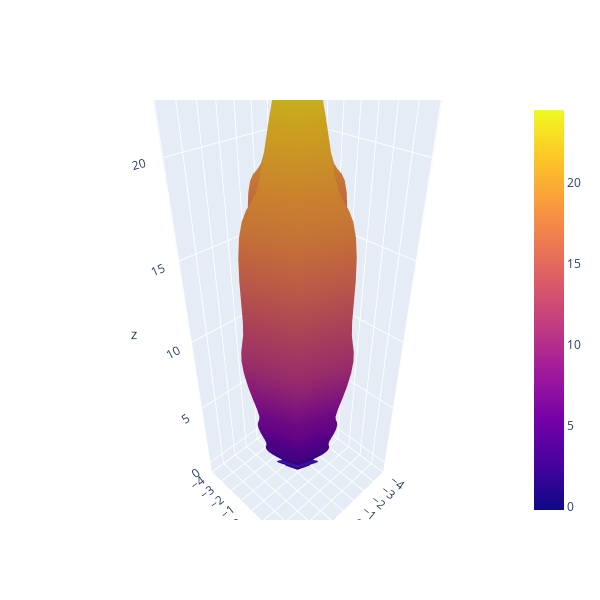

Notebook code for this chart:
### Code cell
import pandas as pd
import numpy as np
import plotly.graph_objects as go 
from scipy.interpolate import griddata


# Plotly 3D Surface
fig = go.Figure(go.Surface(x=X,y=Y,z=Z,
                       colorscale='plasma'
                 ))
fig.update_layout(
    autosize=False,
    width=600,
    height=600)
fig.show()

### Figure 1 — Plotly figure (JSON) as saved in the notebook; plotly's stock layout.template omitted (floating-point values rounded to 4 significant figures; data arrays with more than 128 entries replaced by an {"elided": "..."} marker saying what was removed)
{"data": [{"colorscale": [[0, "#0d0887"], [0.1111, "#46039f"], [0.2222, "#7201a8"], [0.3333, "#9c179e"], [0.4444, "#bd3786"], [0.5556, "#d8576b"], [0.6667, "#ed7953"], [0.7778, "#fb9f3a"], [0.8889, "#fdca26"], [1, "#f0f921"]], "type": "surface", "x": {"elided": "361x3 float values"}, "y": {"elided": "361x3 float values"}, "z": {"elided": "361x3 float values"}}], "layout": {"autosize": false, "height": 600, "width": 600}}
